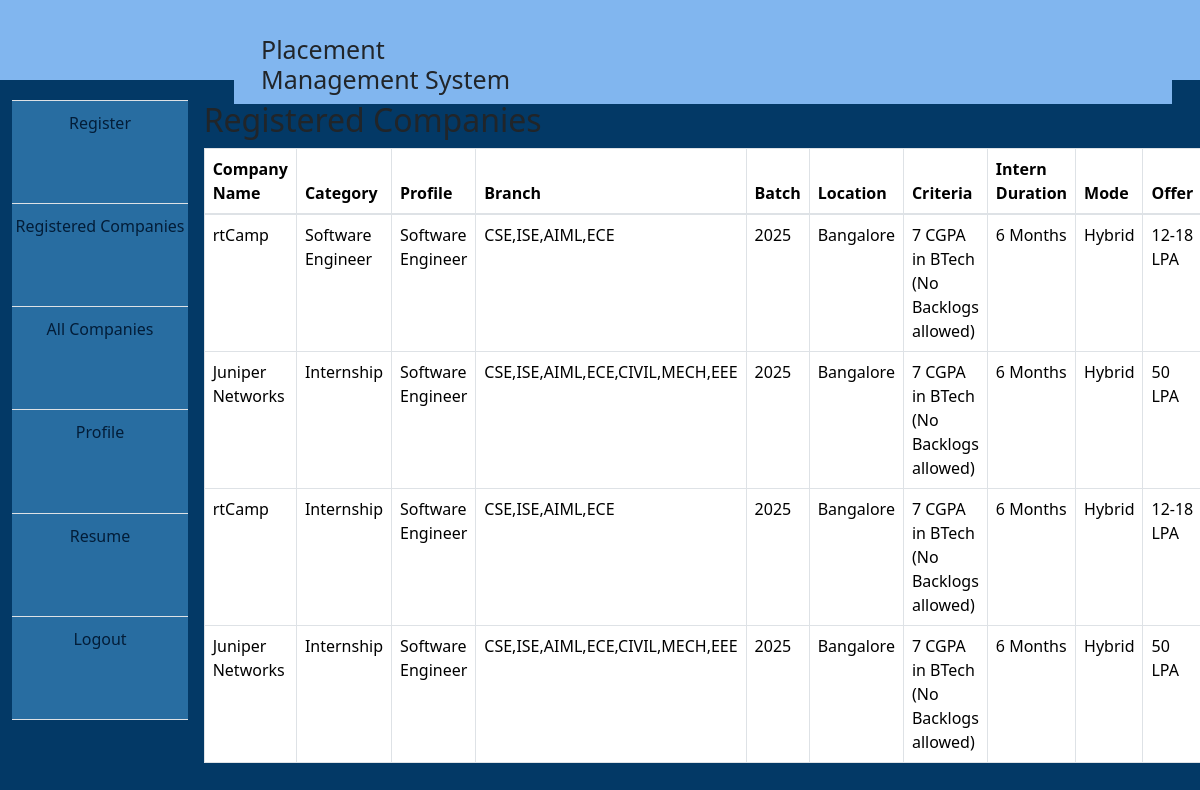
/registered_companies.php (signed in), run on the app's committed database.
### tables this page shows
CREATE TABLE `company` (
  `compid` varchar(20) NOT NULL,
  `compname` varchar(20) NOT NULL,
  `category` varchar(20) NOT NULL,
  `profile` varchar(30) NOT NULL,
  `branch` varchar(50) NOT NULL,
  `batch` varchar(10) NOT NULL,
  `location` varchar(50) NOT NULL,
  `criteria` varchar(50) NOT NULL,
  `intern_duration` varchar(15) NOT NULL,
  `mode` varchar(15) NOT NULL,
  `offer` varchar(15) NOT NULL
);

### registered_companies.php (the view, shortened to what this page needs)
<?php
include('user_dashboard.php');
include('includes/connection.php');
$user_id = $_SESSION['user_id'];
$query = "
    SELECT company.compname, company.category, company.profile, company.branch, company.batch, company.location, company.criteria, company.intern_duration, company.mode, company.offer
    FROM applications
    INNER JOIN company ON applications.company_id = company.compid
    WHERE applications.user_id = '$user_id'
";
$result = mysqli_query($connection, $query);
?>
<!DOCTYPE html>
<html lang="en">
<head>
    <link rel="stylesheet" href="https://maxcdn.bootstrapcdn.com/bootstrap/4.5.2/css/bootstrap.min.css">
    <link href="https://cdn.jsdelivr.net/npm/bootstrap@5.3.3/dist/css/bootstrap.min.css" rel="stylesheet">
    <link rel="stylesheet" href="css/Style.css">
</head>
<body>
    <div class="container">
        <h2>Registered Companies</h2>
        <?php if (mysqli_num_rows($result) > 0) { ?>
            <table class="table table-bordered">
                <thead>
                    <tr>
                        <th>Company Name</th>
                        <th>Category</th>
                        <th>Profile</th>
                        <th>Branch</th>
                        <th>Batch</th>
                        <th>Location</th>
                        <th>Criteria</th>
                        <th>Intern Duration</th>
                        <th>Mode</th>
                        <th>Offer</th>
                    </tr>
                </thead>
                <tbody>
                    <?php while ($row = mysqli_fetch_assoc($result)) { ?>
                        <tr>
                            <td><?php echo htmlspecialchars($row['compname']); ?></td>
                            <td><?php echo htmlspecialchars($row['category']); ?></td>
                            <td><?php echo htmlspecialchars($row['profile']); ?></td>
                            <td><?php echo htmlspecialchars($row['branch']); ?></td>
                            <td><?php echo htmlspecialchars($row['batch']); ?></td>
                            <td><?php echo htmlspecialchars($row['location']); ?></td>
                            <td><?php echo htmlspecialchars($row['criteria']); ?></td>
                            <td><?php echo htmlspecialchars($row['intern_duration']); ?></td>
                            <td><?php echo htmlspecialchars($row['mode']); ?></td>
                            <td><?php echo htmlspecialchars($row['offer']); ?></td>
                        </tr>
                    <?php } ?>
                </tbody>
            </table>
        <?php } else { ?>
            <div class="alert alert-info">You have not applied to any companies yet.</div>
        <?php } ?>
    </div>
</body>
</html>

### css/Style.css (style rules this page uses)
body { background-color: rgb(3, 57, 102); margin: 0; padding: 0; display: flex; justify-content: center; align-items: center; height: 100vh; padding-top: 80px; }
.container { padding: 16px; }

### registered_companies.php (style rules this page uses)
.container { margin-left:230px; }

### data on the page
company: compname "rtCamp", category "Software Engineer", profile "Software Engineer", branch "CSE,ISE,AIML,ECE", batch "2025", location "Bangalore", criteria "7 CGPA in BTech (No Backlogs allowed)", intern_duration "6 Months", mode "Hybrid", offer "12-18 LPA"
company: compname "Juniper Networks", category "Internship", profile "Software Engineer", branch "CSE,ISE,AIML,ECE,CIVIL,MECH,EEE", batch "2025", location "Bangalore", criteria "7 CGPA in BTech (No Backlogs allowed)", intern_duration "6 Months", mode "Hybrid", offer "50 LPA"
company: compname "rtCamp", category "Internship", profile "Software Engineer", branch "CSE,ISE,AIML,ECE", batch "2025", location "Bangalore", criteria "7 CGPA in BTech (No Backlogs allowed)", intern_duration "6 Months", mode "Hybrid", offer "12-18 LPA"
